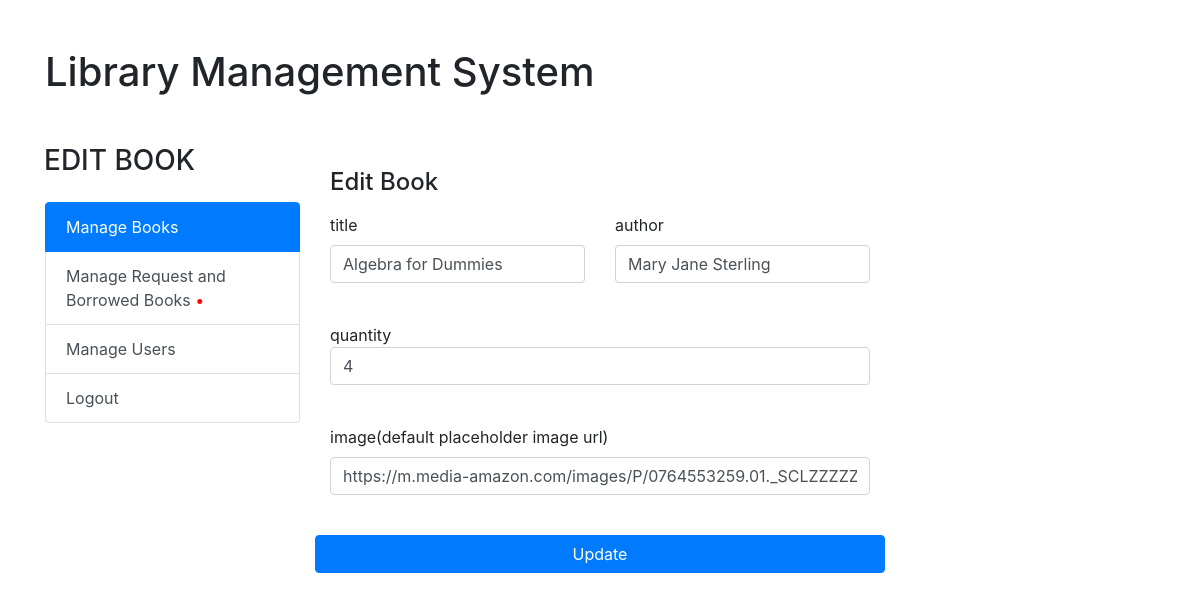
The page /book/edit/2 (signed in) on the database its author committed.
### app/models.py (models this page shows, shortened)
class Book(db.Model):
    id = db.Column(db.Integer, primary_key=True)
    title = db.Column(db.String(140))
    author = db.Column(db.String(140))
    qty = db.Column(db.Integer, default=1)
    img = db.Column(db.String(460), default="https://i.imgur.com/S2P76mn.png")

### app/routes.py (the view, shortened to what this page needs)
@app.route('/book/edit/<int:id>', methods=['GET', 'POST'])
@login_required
def edit_book(id):
    if current_user.is_authenticated and current_user.isAdmin !=True:
        return redirect(url_for('user_dashboard'))
    form = BookForm()
    book = Book.query.get(id)
    return render_template('edit_book.html', form=form, book=book)

### app/forms.py
class BookForm(FlaskForm):
    title = StringField('title', validators=[DataRequired()])
    author = StringField('author', validators=[DataRequired()])
    qty = IntegerField("qty", validators=[DataRequired()])
    image = StringField('image')
    submit = SubmitField('Submit')

### app/models.py (called while the page is built)
@login_manager.user_loader
def load_user(id):
    return User.query.get(int(id))

### app/templates/edit_book.html (shortened to what this page needs)
<!DOCTYPE html>
<html lang="en">
  <head>
<link rel="stylesheet" href="https://cdn.jsdelivr.net/npm/bootstrap@4.3.1/dist/css/bootstrap.min.css">
  </head>
  <body>
<div class="container py-5 mb5">
  <h1 class="mb-5">Library Management System</h1>
  <div class="row">
    <div class="col-md-3">
      <form class="mb-3">
        <div class="input-group">
          <div class="input-group-append">
            <h3>EDIT BOOK</h3>
          </div>
        </div>
      </form>
        <div class="list-group">
          <a href="{{ url_for('manage_book') }}" class="list-group-item list-group-item-action active"> Manage Books </a>
          <a href="{{ url_for('rb_dashboard') }}" class="list-group-item list-group-item-action">Manage Request and Borrowed Books <span style="color: red;">•</span></a>
          <a href="{{ url_for('manage_users') }}" class="list-group-item list-group-item-action">Manage Users</a>
          <a href="{{ url_for('logout') }}" class="list-group-item list-group-item-action">Logout</a>
        </div>
    </div>
    <div class="col-md-9">
      <div class="row py-4">
        <div class="col-md-8 order-md-1">
          <h4 class="mb-3">Edit Book</h4>
          <form method="post" class="needs-validation" novalidate>
            <div class="row">
              <div class="col-md-6 mb-3">
                {{ form.title.label }}
                {{ form.title(class="form-control", value=book.title) }}
              </div>
              <div class="col-md-6 mb-3">
                {{ form.author.label }}<br>
                {{ form.author(class="form-control", value=book.author) }}<br>
              </div>
              <div class="col-md-12 mb-3">
                quantity<br>
                {{ form.qty(class="form-control", value=book.qty) }}<br>
              </div>
              <div class="col-md-12 mb-3">
                {{ form.image.label }}(default placeholder image url)<br>
                {{ form.image(class="form-control", value=book.img) }}<br>
              </div>
              {{ form.submit(class="btn btn-primary btn-block mb-4", value="Update") }}
            </div>
           </form>
    </div>
  </div>
</div>
  </body>
</html>

### rows shown on the page
Book: title "Algebra for Dummies", author "Mary Jane Sterling", qty "4"
